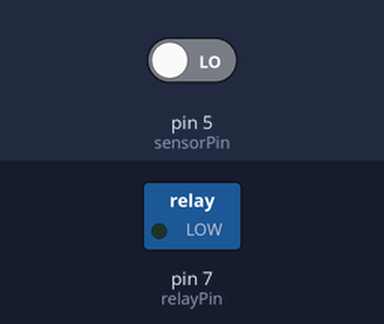
The sketch below on a simulated Arduino Nano, built with avr-gcc and run on an emulated ATmega328P. On the bench: switched loads named in the sketch (green lamp = pin HIGH). The inputs (shaded band) are chosen by the test bench; at power-on: pin 5 (sensorPin) LOW.

Above: at 1.2 s.
1.3 s: pin 5 (sensorPin) driven HIGH
At 2.4 s:
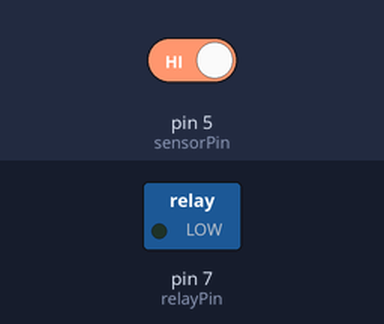
2.8 s: pin 5 (sensorPin) driven LOW
At 3.4 s:
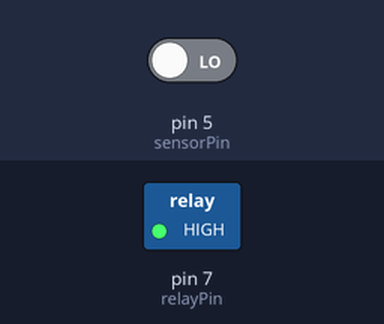
Timing chart, 0 to 20.4 s (numbered marks = the images above; inputs shaded):
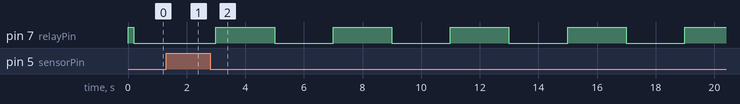

The sketch:

main.ino
```cpp
#include "Arduino.h"

#define switchTime 200
#define sleepAfterSwitch 2000

#define relayPin 7
#define sensorPin 5

#define sensorPinUpState false
#define relayPinUpSwitchesOn false

bool lastSensorState;
unsigned long lastTimeStamp;

void setup() {
//  Serial.begin(9600);
  pinMode(relayPin, OUTPUT);
  pinMode(sensorPin, INPUT);

  reset();
}

void loop() {
  performActions();
}

void reset() {
  switchOff();
  lastSensorState = false;
}

void performActions() {
//  Serial.println("lastSensorState: " + String(lastSensorState) + ", lastTimeStamp: " + lastTimeStamp + ", state: " + getState());

  if (checkSensor()) {
    // sensoring something
    if (!lastSensorState) {
      lastTimeStamp = millis();

      lastSensorState = true;
    } else {
      if (millis() - lastTimeStamp >= switchTime) {
//        Serial.println(millis() - lastTimeStamp);

        lightSwitch();
        delay(max(sleepAfterSwitch - switchTime, 0));
        lastTimeStamp = millis();
      } else {
        // do nothing
      }
    }
  } else {
    // not sensing anything
    lastSensorState = false;
  }
}

bool checkSensor() {
//  Serial.print("x = " + String(digitalRead(relayPin)));
//  Serial.print(", c = " + String(relayPinUpSwitchesOn));
//  Serial.println(" => " + String(digitalRead(relayPin) ^ !relayPinUpSwitchesOn));
  return (digitalRead(sensorPin) ^ !sensorPinUpState);
}

void lightSwitch() {
  digitalWrite(relayPin, !(getState() ^ !relayPinUpSwitchesOn));
}

void switchOn() {
  digitalWrite(relayPin, relayPinUpSwitchesOn);
}

void switchOff() {
  digitalWrite(relayPin, !(relayPinUpSwitchesOn));
}

bool getState() {
//  Serial.print("x = " + String(digitalRead(relayPin)));
//  Serial.print(", c = " + String(relayPinUpSwitchesOn));
//  Serial.println(" => " + String(digitalRead(relayPin) ^ !relayPinUpSwitchesOn));
  return (digitalRead(relayPin) ^ !relayPinUpSwitchesOn);
}
```

Measured:
- after the input at 1.3 s, pin 7 (relayPin): stays LOW (without the input it goes to HIGH after 0.90 s)
- after the input at 2.8 s, pin 7 (relayPin): alternates HIGH for 2.0 s and LOW for 2.0 s, starting after 0.20 s
